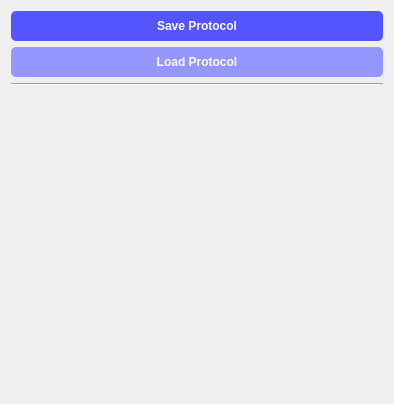
              <widget class="QWidget" name="toolProtocol">
               <property name="geometry">
                <rect>
                 <x>0</x>
                 <y>0</y>
                 <width>394</width>
                 <height>404</height>
                </rect>
               </property>
               <attribute name="label">
                <string>Protocols</string>
               </attribute>
               <layout class="QVBoxLayout" name="verticalLayout_3">
                <item>
                 <widget class="QPushButton" name="buttonSaveProtocol">
                  <property name="minimumSize">
                   <size>
                    <width>0</width>
                    <height>30</height>
                   </size>
                  </property>
                  <property name="styleSheet">
                   <string notr="true">QPushButton{	
background-color : rgb(85, 85, 255);
color:rgb(255, 255, 255);
font: 10pt &quot;Segoe UI&quot;;
font: bold;
border-radius: 5px;
}

QPushButton::checked{background-color :rgb(85, 255, 127);}

QPushButton::pressed{background-color :rgb(85, 170, 250);}</string>
                  </property>
                  <property name="text">
                   <string>Save Protocol</string>
                  </property>
                 </widget>
                </item>
                <item>
                 <widget class="QPushButton" name="buttonLoadProtocol">
                  <property name="minimumSize">
                   <size>
                    <width>0</width>
                    <height>30</height>
                   </size>
                  </property>
                  <property name="styleSheet">
                   <string notr="true">QPushButton{	
background-color : rgb(150, 150, 255);
color:rgb(255, 255, 255);
font: 10pt &quot;Segoe UI&quot;;
font: bold;
border-radius: 5px;
}

QPushButton::checked{background-color :rgb(85, 0, 127);}

QPushButton::pressed{background-color :rgb(85, 00, 250);}</string>
                  </property>
                  <property name="text">
                   <string>Load Protocol</string>
                  </property>
                 </widget>
                </item>
                <item>
                 <widget class="Line" name="line_24">
                  <property name="orientation">
                   <enum>Qt::Horizontal</enum>
                  </property>
                 </widget>
                </item>
                <item>
                 <spacer name="verticalSpacer_7">
                  <property name="orientation">
                   <enum>Qt::Vertical</enum>
                  </property>
                  <property name="sizeHint" stdset="0">
                   <size>
                    <width>20</width>
                    <height>267</height>
                   </size>
                  </property>
                 </spacer>
                </item>
               </layout>
              </widget>
